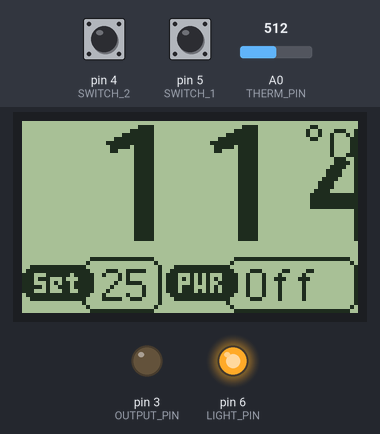
A sketch run on a simulated Arduino Uno, built with avr-gcc and run on an emulated ATmega328P. Shown: 84×48 one-colour display, output pins drawn as LEDs (lit = HIGH). The test bench sets the inputs (shaded band); at power-on: A0 (THERM_PIN) = 512, pin 5 (SWITCH_1) HIGH, pin 4 (SWITCH_2) HIGH. EEPROM starts erased; what the sketch prints to the serial monitor is not drawn.

Above: at 1.2 s.
1.3 s: A0 (THERM_PIN) set to 959
At 2.58 s:
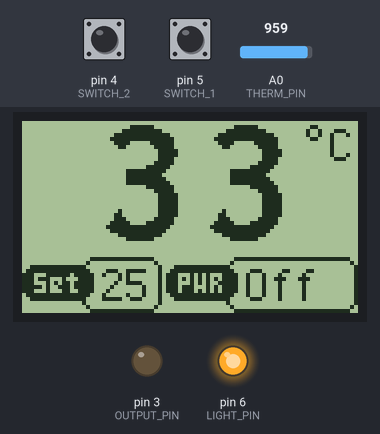
2.8 s: A0 (THERM_PIN) set to 987
At 4.2 s:
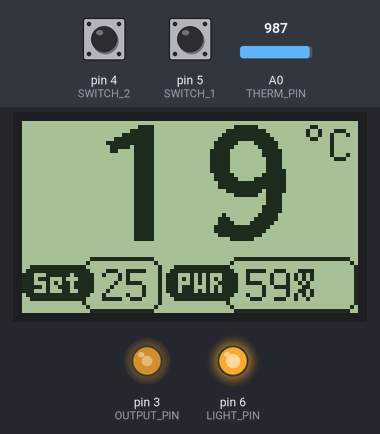
4.4 s: pin 5 (SWITCH_1) pulled LOW for 0.15 s
At 5.7 s:
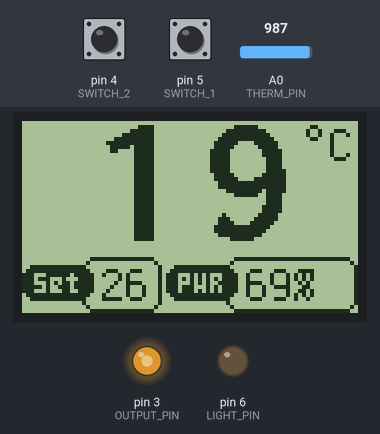
7.5 s: A0 (THERM_PIN) set to 1023
At 8.5 s:
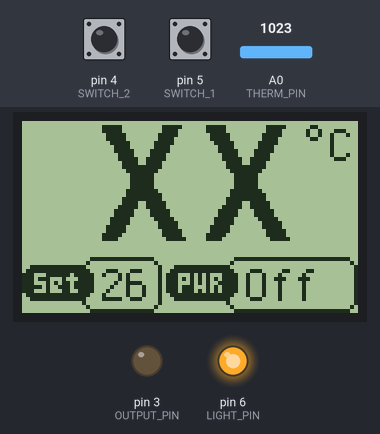
9.1 s: pin 4 (SWITCH_2) pulled LOW for 1 s
At 11.2 s:
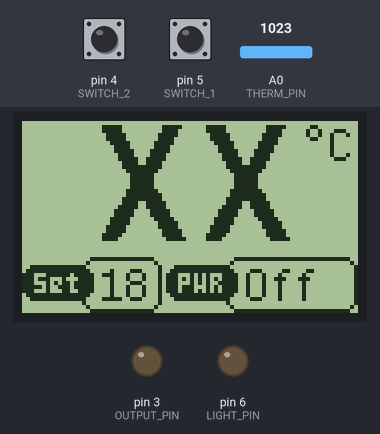
11.6 s: pin 4 (SWITCH_2) pulled LOW for 0.15 s
At 12.9 s:
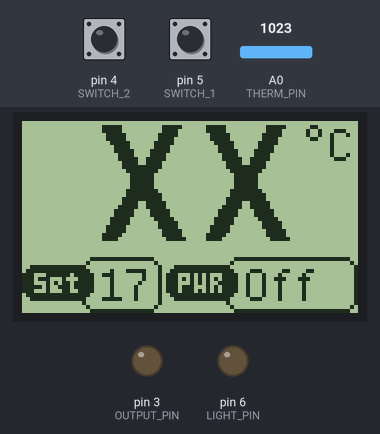
Timing chart, 0 to 15.3 s (numbered marks = the images above; inputs shaded):
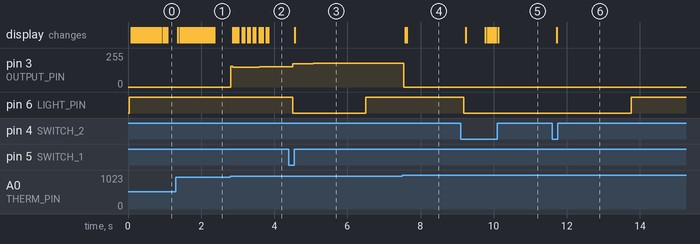

The sketch:

Brew_Temperature_Controller.ino
```cpp
// (licence header left out)
/*
 * The following libraries are used:
 * - NTC Thermistor (MIT): https://github.com/YuriiSalimov/NTC_Thermistor
 * - U8g2 (2-Clause BSD): https://github.com/olikraus/u8g2
 * - FastPID (LGPL v2.1): https://github.com/mike-matera/FastPID
 */

#include <Arduino.h>
#include <U8g2lib.h>
#include <Thermistor.h>
#include <NTC_Thermistor.h>
#include <FastPID.h>
#include <EEPROM.h>

#ifdef U8X8_HAVE_HW_SPI
#include <SPI.h>
#endif
#ifdef U8X8_HAVE_HW_I2C
#include <Wire.h>
#endif

#define SWITCH_1 5
#define SWITCH_2 4
#define THERM_PIN A0
#define LIGHT_PIN 6
#define OUTPUT_PIN 3

#define REFERENCE_RESISTANCE   4700
#define NOMINAL_RESISTANCE     100000
#define NOMINAL_TEMPERATURE    25
#define B_VALUE                3950

#define DEBOUNCE_PERIOD 1000

#define LIGHT_PERIOD 2000
unsigned long light_time = 0;

float Kp=25, Ki=0.2, Kd=0.01, Hz=37;
int output_bits = 8;
bool output_signed = false;

FastPID myPID(Kp, Ki, Kd, Hz, output_bits, output_signed);

U8G2_PCD8544_84X48_F_4W_SW_SPI u8g2(U8G2_R0, /* clock=*/ 13, /* data=*/ 11, /* cs=*/ 10, /* dc=*/ 9, /* reset=*/ 8);  // Nokia 5110 Display

unsigned long debounce_switch_1 = 0;
unsigned long debounce_switch_2 = 0;

#define SETMAX 40
#define SETMIN 0
int setpoint = 25;
char setchar[4];
#define NUM_TEMPS 20
double temps[NUM_TEMPS];
int temp_cnt = 0;
int current = 69;
char curchar[4];
uint8_t output = 0;
char outchar[5];
unsigned long log_time;

int state1;
int hold1 = 0;
bool change1 = true;

int state2;
int hold2 = 0;
bool change2 = true;

Thermistor* thermistor;

#define SAVE_MAGIC 0xbe
#define SAVE_ADDRESS 0
struct saved_state {
  int magic;
  int temp;
};

struct saved_state saved;

void setup(void) {

  u8g2.begin();

  Serial.begin(115200);

  pinMode(SWITCH_1, INPUT_PULLUP);
  pinMode(SWITCH_2, INPUT_PULLUP);
  pinMode(LIGHT_PIN, OUTPUT);
  digitalWrite(LIGHT_PIN, HIGH);
  pinMode(OUTPUT_PIN, OUTPUT);
  digitalWrite(OUTPUT_PIN, LOW);

  thermistor = new NTC_Thermistor(
    THERM_PIN,
    REFERENCE_RESISTANCE,
    NOMINAL_RESISTANCE,
    NOMINAL_TEMPERATURE,
    B_VALUE
  );

  Serial.println("Setpoint, Output, Temperature");

  EEPROM.get(SAVE_ADDRESS, saved);

  if (saved.magic == SAVE_MAGIC) {
    setpoint = saved.temp;
  } else {
    saved.magic = SAVE_MAGIC;
  }

}

/*
uint8_t bitmap[] = {0x3F, 0xFF, 0xA5, 0xA5, 0xA1, 0xE1, 0x21, 0x1E};
*/
void refresh_display(char *curchar, char *setchar, char *powerchar) {
  // Write current temp and units
  u8g2.clearBuffer();
  u8g2.setFont(u8g2_font_inb30_mf);
  u8g2.drawStr(18, 30, curchar);
  u8g2.setFont(u8g2_font_profont12_tf);
  u8g2.drawGlyph(70, 10, 176);
  u8g2.drawStr(77, 10, "C");

  // Draw set temp box
  u8g2.drawRFrame(15, 34, 20, 14, 3);
  u8g2.drawRBox(0, 36, 18, 9, 3);
  u8g2.setFont(u8g2_font_micro_tr);
  u8g2.setDrawColor(0);
  u8g2.drawStr(3, 43,"Set");
  u8g2.setDrawColor(1);

  // Draw power box
  u8g2.drawRFrame(51, 34, 33, 14, 3);
  u8g2.drawRBox(36, 36, 18, 9, 3);
  u8g2.setFont(u8g2_font_micro_tr);
  u8g2.setDrawColor(0);
  u8g2.drawStr(39, 43,"PWR");
  u8g2.setDrawColor(1);

  // Power state and set temp
  u8g2.setFont(u8g2_font_profont12_tf);
  u8g2.drawStr(56, 45, powerchar);
  u8g2.drawStr(20, 45, setchar);
/*
  // Beer Mug Graphic
  u8g2.drawBitmap(0,0,1,8,bitmap);
*/
  // Transfer buffer to the display
  u8g2.sendBuffer();
}


void loop(void) {
  unsigned long now;
  int state;
  double tot = 0;
  double avg_temp;
  char pwrchar[4];
  double current;
  uint8_t pcnt;

  now = millis();

  state = digitalRead(SWITCH_1);
  if (state == state1) {
    if ((now - debounce_switch_1) < DEBOUNCE_PERIOD) {
      if ((state == 0) & (change1 == true)) {
        if (setpoint < SETMAX)
          setpoint++;
        change1 = false;

      }
      debounce_switch_1 = now;
      hold1++;
      if ((state == 0) & (hold1 > 10))
        if (setpoint < SETMAX)
          setpoint++;

      if (state == 0) {
        light_time = now;
        digitalWrite(LIGHT_PIN, LOW);
      }
    }
  } else {
    debounce_switch_1 = now;
    state1 = state;
    change1 = true;
    hold1 = 0;
  }

  state = digitalRead(SWITCH_2);
  if (state == state2) {
    if ((now - debounce_switch_2) < DEBOUNCE_PERIOD) {
      if ((state == 0) & (change2 == true)) {
        if (setpoint > SETMIN)
          setpoint--;
        change2 = false;
      }
      debounce_switch_2 = now;
      hold2++;
      if ((state == 0) & (hold2 > 10))
        if (setpoint > SETMIN)
          setpoint--;

      if (state == 0) {
        light_time = now;
        digitalWrite(LIGHT_PIN, LOW);
      }
    }
  } else {
    debounce_switch_2 = now;
    state2 = state;
    change2 = true;
    hold2 = 0;
  }

  saved.temp = setpoint;
  EEPROM.put(SAVE_ADDRESS, saved);

  if (now - light_time > LIGHT_PERIOD)
    digitalWrite(LIGHT_PIN, HIGH);

  current = thermistor->readCelsius();
  temps[temp_cnt++] = current;
  temp_cnt = temp_cnt % 20;

  for (int i=0; i < NUM_TEMPS; i++)
    tot += temps[i];

  output = myPID.step(setpoint, current);

  avg_temp = tot / NUM_TEMPS;

  if (avg_temp < 0) {
    sprintf(curchar, "XX");
  } else {
    sprintf(curchar,"%d", round(avg_temp));
  }

  itoa(setpoint, setchar, 10);

  if (output > 255)
    output = 255;

  /* Protect against unplugged or broken temp sensor */
  if (current < 0) {
    output = 0;
  }

  analogWrite(OUTPUT_PIN, output);

  pcnt = (output * 100) / 255;
  if (output == 0) {
    sprintf(outchar, "Off");
  } else {
    sprintf(outchar,"%d%%", pcnt);
  }

  refresh_display(curchar, setchar, outchar);

  /* Limit logging rate */
  if (now - log_time > 1000) {
    log_time = log_time + 1000;
    Serial.print(setpoint);
    Serial.print(", ");
    Serial.print(output);
    Serial.print(", ");
    Serial.println(current);
  }
}
```

Measured:
- the behaviour switches between 977 and 978 on A0 (THERM_PIN) (found by bisection; images 1 and 2)
- after the input at 1.3 s, the display: first changes after 0.06 s (image 1 shows a later state)
- after the input at 2.8 s, pin 3 (OUTPUT_PIN): 0/255 → 150/255 at once, → 151/255 0.77 s later; the display: first changes after 0.06 s (image 2 shows a later state)
- after the input at 4.4 s, pin 6 (LIGHT_PIN): HIGH → LOW after 0.10 s, → HIGH 2.0 s later; the display: changes after 0.16 s (image 3)
- after the input at 7.5 s, pin 3 (OUTPUT_PIN): 178/255 → 0/255 at once; the display: first changes after 0.08 s (image 4 shows a later state)
- after the input at 9.1 s, pin 6 (LIGHT_PIN): HIGH → LOW after 0.08 s; the display: first changes after 0.14 s (image 5 shows a later state)
- after the input at 11.6 s, pin 6 (LIGHT_PIN): LOW → HIGH after 2.2 s instead of 0.50 s; the display: changes after 0.13 s (image 6)
